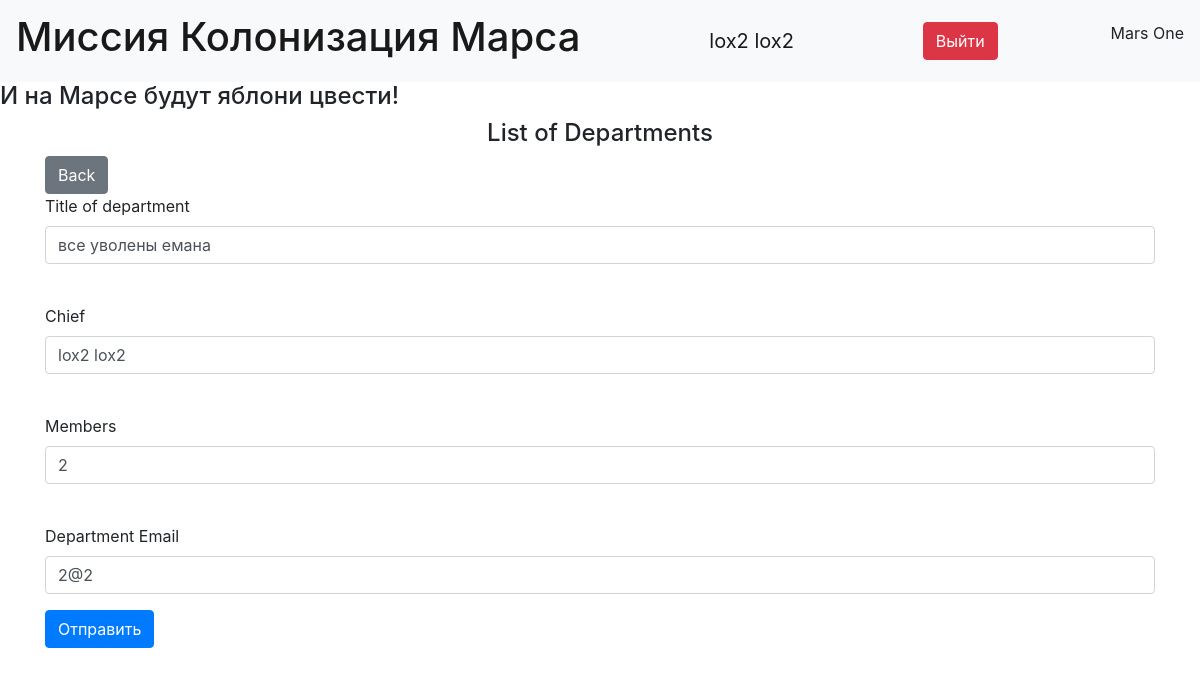
Page /editdepartments/2 (signed in) on the committed database.
### data/user.py (models this page shows, shortened)
class User(SqlAlchemyBase, UserMixin):
    __tablename__ = 'users'
    id = sqlalchemy.Column(sqlalchemy.Integer, primary_key=True, autoincrement=True)
    surname = sqlalchemy.Column(sqlalchemy.String)
    name = sqlalchemy.Column(sqlalchemy.String)
    age = sqlalchemy.Column(sqlalchemy.Integer)
    position = sqlalchemy.Column(sqlalchemy.String)
    speciality = sqlalchemy.Column(sqlalchemy.String)
    address = sqlalchemy.Column(sqlalchemy.String)
    email = sqlalchemy.Column(sqlalchemy.String, unique=True)
    hashed_password = sqlalchemy.Column(sqlalchemy.String)
    modified_date = sqlalchemy.Column(sqlalchemy.DateTime, default=datetime.datetime.now)
    job_relationship = orm.relationship("Jobs", back_populates="user_relationship")
    departament_relationship = orm.relationship("Department")

### data/departments.py (models this page shows)
class Department(SqlAlchemyBase):
    __tablename__ = 'departments'
    id = sqlalchemy.Column(sqlalchemy.Integer, autoincrement=True, primary_key=True)
    title = sqlalchemy.Column(sqlalchemy.String, nullable=True)
    chief = sqlalchemy.Column(sqlalchemy.Integer)
    members = sqlalchemy.Column(sqlalchemy.String)
    email = sqlalchemy.Column(sqlalchemy.String)
    user_id = sqlalchemy.Column(sqlalchemy.Integer, sqlalchemy.ForeignKey('users.id'))
    user_relationship = orm.relationship("User", back_populates="departament_relationship")

### 21.py (the view, shortened to what this page needs)
@app.route('/editdepartments/<int:id>', methods=['GET', 'POST'])
@login_required
def edit_departments(id):
    form = DepartmentForm()
    if request.method == "GET":
        db_sess = db_session.create_session()
        dep_check = db_sess.query(Department).filter(Department.id == id).filter(
            ((Department.user_id == current_user.id) | (current_user.id == 1))).first()
        if dep_check:
            form.title.data = dep_check.title
            form.chief.data = dep_check.chief
            form.members.data = dep_check.members
            form.email.data = dep_check.email
        else:
            abort(404)
    return render_template('work_with_departments.html', title='Departments', form=form)

### data/forms.py
class DepartmentForm(FlaskForm):
    title = StringField("Title of department", validators=[DataRequired()])
    chief = StringField("Chief", validators=[DataRequired()])
    members = StringField("Members")
    email = EmailField("Department Email", validators=[DataRequired()])
    submit = SubmitField("Отправить")

### 21.py (called while the page is built)
@login_manager.user_loader
def load_user(user_id):
    db_sess = db_session.create_session()
    return db_sess.query(User).get(user_id)

### data/db_session.py (called while the page is built)
def create_session() -> Session:
    global __factory
    return __factory()

### templates/work_with_departments.html (shortened to what this page needs)
{% extends "base.html" %}
{% block content %}
<h4 align="center">List of Departments</h4>
<div>
    <a class="btn btn-secondary" href="/departaments">Back</a>
    <form action="" method="post">
        <p>
            {{ form.title.label }}<br>
            {{ form.title(class="form-control") }}<br>
        </p>
        <p>
            {{ form.chief.label }}<br>
            {{ form.chief(class="form-control") }}<br>
        </p>
        <p>
            {{ form.members.label }}<br>
            {{ form.members(class="form-control") }}<br>
        </p>
        <p>
        {{ form.email.label }}<br>
        {{ form.email(class="form-control", type="email") }}
        </p>
        <p>{{ form.submit(type="submit", class="btn btn-primary") }}</p>
        <br>
    </form>
</div>
{% endblock %}

### templates/base.html (shortened to what this page needs)
<!doctype html>
<html lang="en">
<head>
    <link href="https://cdn.jsdelivr.net/npm/bootstrap@4.4.1/dist/css/bootstrap.min.css" rel="stylesheet">
    <link rel="stylesheet" type="text/css" href="{{url_for('static', filename='css/style.css')}}"/>
</head>
</head>
<body>
<header>
    <nav class="navbar navbar-light bg-light">
        <a class="navbar-brand" href="#"><h1>Миссия Колонизация Марса</h1></a>
        {% if current_user.is_authenticated %}
        <a href="/logout" class="navbar-brand">{{ current_user.surname}} {{ current_user.name }}</a>
        <a class="btn btn-danger" href="/logout">Выйти </a>
        {% else %}
        <p>
            <a class="btn btn-primary " href="/register">Зарегистрироваться</a>
            <a class="btn btn-success" href="/login">Войти</a>
        </p>
        {% endif %}
        <p>Mars One</p>
    </nav>
</header>
    <h4>И на Марсе будут яблони цвести!</h4>
<main role="main" class="container">
    {% block content %}{% endblock %}
</main>
</body>
</html>

### rows in the picture
User: surname "lox2", name "lox2"
Department: title "все уволены емана", chief "lox2 lox2", members "2", email "2@2"
